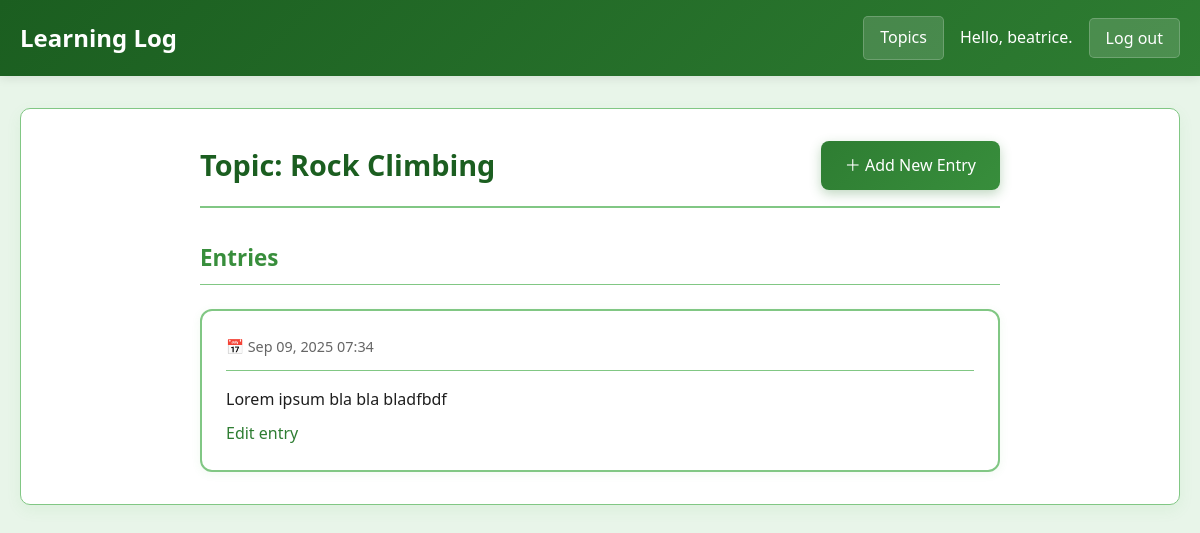
The page /topics/2/ (signed in) on the database its author committed.
### learning_logs/models.py (models this page shows, shortened)
class Topic(models.Model):
    text = models.CharField(max_length=200)
    date_added = models.DateTimeField(auto_now_add=True)
    owner = models.ForeignKey(User, on_delete=models.CASCADE)
    def __str__(self):
        return self.text

class Entry(models.Model):
    topic = models.ForeignKey(Topic, on_delete=models.CASCADE)
    text = models.TextField()
    date_added = models.DateTimeField(auto_now_add=True)
    class Meta:
        verbose_name_plural = 'entries'

### learning_logs/views.py (the view)
# urls.py: path('topics/<int:topic_id>/', views.topic, name='topic'),
@login_required
def topic(request, topic_id):
    topic = Topic.objects.get(id=topic_id)
    if topic.owner != request.user:
        raise Http404
    entries = topic.entry_set.order_by('-date_added')
    context = {'topic': topic, 'entries': entries}
    return render(request, 'learning_logs/topic.html', context)

### templates/learning_logs/topic.html (shortened to what this page needs)
{% extends 'learning_logs/base.html' %}
{% block content %}
    <div class="topic-detail-container">
        <div class="topic-header">
            <h2 class="topic-title">Topic: {{ topic }}</h2>
            <a href="{% url 'learning_logs:new_entry' topic.id %}" class="btn btn-primary">
                ＋ Add New Entry
            </a>
        </div>
        <div class="entries-section">
            <h3 class="section-title">Entries</h3>
            {% if entries %}
                <div class="entries-list">
                    {% for entry in entries %}
                        <div class="entry-card">
                            <div class="entry-header">
                            <span class="entry-date">
                                📅 {{ entry.date_added|date:'M d, Y H:i' }}
                            </span>
                            </div>
                            <div class="entry-content">
                                <p>{{ entry.text|linebreaks }}</p>
                                <p>
                                    <a href="{% url 'learning_logs:edit_entry' entry.id %}">Edit entry</a>
                                </p>
                            </div>
                        </div>
                    {% endfor %}
                </div>
            {% else %}
                <div class="empty-state">
                    <p>There are no entries for this topic yet ¯\_(ツ)_/¯</p>
                    <p class="empty-hint">Click "Add New Entry" to get started!</p>
                </div>
            {% endif %}
        </div>
    </div>
{% endblock content %}

### templates/learning_logs/base.html (shortened to what this page needs)
<!DOCTYPE html>
<html lang="en">
<head>
</head>
<body>
<nav>
    <div class="nav-content">
        <a href="{% url 'learning_logs:index' %}" class="brand">Learning Log</a>
        <div class="nav-links">
            <a href="{% url 'learning_logs:topics' %}">Topics</a>
            {% if user.is_authenticated %}
                <div class="auth-section">
                    <span class="auth-info">Hello, {{ user.username }}.</span>
                    <form action="{% url 'users:logout' %}" method="post" style="margin: 0; display: inline;">
                        <button type="submit" class="nav-button">Log out</button>
                    </form>
                </div>
            {% else %}
                <div class="guest-links">
                    <a href="{% url 'users:register' %}">Register</a>
                    <a href="{% url 'users:login' %}">Log in</a>
                </div>
            {% endif %}
        </div>
    </div>
</nav>
<div class="container">
    <div class="content">
        {% block content %}{% endblock content %}
    </div>
</div>
</body>
</html>

### templates/learning_logs/base.html (style rules this page uses)
:root { --primary: #59c55e; --primary-light: #4CAF50; --secondary: #66df6c; --light: #E8F5E9; --dark: #1c8b23; --accent: #81C784; --text: #1E1E1E; --text-light: #666; }
body { font-family: 'Segoe UI', Tahoma, Geneva, Verdana, sans-serif; line-height: 1.6; margin: 0; padding: 0; background-color: var(--light); color: var(--text); }
.container { max-width: 1200px; margin: 0 auto; padding: 0 20px; }
nav { background: linear-gradient(135deg, var(--dark) 0%, var(--primary) 100%); padding: 1rem 0; margin-bottom: 2rem; box-shadow: 0 2px 10px rgba(30, 30, 30, 0.1); }
.nav-content { display: flex; justify-content: space-between; align-items: center; max-width: 1200px; margin: 0 auto; padding: 0 20px; }
.nav-links { display: flex; gap: 1rem; align-items: center; }
.nav-links a, .nav-button { color: white; text-decoration: none; font-weight: 500; padding: 0.5rem 1rem; border-radius: 5px; transition: background-color 0.3s ease; background: rgba(255, 255, 255, 0.15); border: 1px solid rgba(255, 255, 255, 0.2); cursor: pointer; font-family: inherit; font-size: inherit; }
.brand { color: white; font-size: 1.5rem; font-weight: bold; text-decoration: none; }
.content { background: white; padding: 2rem; border-radius: 10px; box-shadow: 0 5px 15px rgba(76, 175, 80, 0.08); margin-bottom: 2rem; border: 1px solid var(--accent); }
.auth-info { color: white; margin-right: 0.5rem; font-weight: 500; }
.auth-section { display: flex; align-items: center; gap: 0.5rem; }
.btn { background: linear-gradient(135deg, var(--primary) 0%, var(--secondary) 100%); color: white; padding: 0.75rem 2rem; border: none; border-radius: 5px; cursor: pointer; font-size: 1rem; font-weight: 500; transition: transform 0.2s ease, box-shadow 0.2s ease; box-shadow: 0 4px 12px rgba(46, 125, 50, 0.3); }

### templates/learning_logs/topic.html (style rules this page uses)
:root { --primary: #2E7D32; --primary-light: #4CAF50; --secondary: #388E3C; --light: #E8F5E9; --dark: #1B5E20; --accent: #81C784; --text: #1E1E1E; --text-light: #666; }
.topic-detail-container { max-width: 800px; margin: 0 auto; }
.topic-header { display: flex; justify-content: space-between; align-items: center; margin-bottom: 2rem; padding-bottom: 1rem; border-bottom: 2px solid var(--accent); }
.topic-title { color: var(--dark); font-size: 1.8rem; font-weight: 600; margin: 0; }
.section-title { color: var(--secondary); font-size: 1.4rem; margin-bottom: 1.5rem; padding-bottom: 0.5rem; border-bottom: 1px solid var(--accent); }
.entries-list { display: flex; flex-direction: column; gap: 1.5rem; }
.entry-card { background: white; border: 2px solid var(--accent); border-radius: 12px; padding: 1.5rem; box-shadow: 0 2px 10px rgba(76, 175, 80, 0.08); transition: all 0.3s ease; }
.entry-header { display: flex; justify-content: space-between; align-items: center; margin-bottom: 1rem; padding-bottom: 0.75rem; border-bottom: 1px solid var(--accent); }
.entry-date { color: var(--text-light); font-size: 0.9rem; font-weight: 500; }
.entry-content { color: var(--text); line-height: 1.6; }
.entry-content p { margin: 0; }
.entry-content a { color: var(--primary); text-decoration: none; font-weight: 500; transition: color 0.3s ease; }
.btn-primary { background: linear-gradient(135deg, var(--primary) 0%, var(--secondary) 100%); color: white; padding: 0.75rem 1.5rem; text-decoration: none; border-radius: 8px; font-weight: 500; display: inline-flex; align-items: center; gap: 0.5rem; transition: all 0.3s ease; box-shadow: 0 4px 12px rgba(46, 125, 50, 0.3); }
.entry-card { animation: slideIn 0.5s ease forwards; }
.entry-card:nth-child(1) { animation-delay: 0.1s; }
.entry-content { font-size: 1rem; color: var(--text); }
.entry-content p { margin-bottom: 0.5rem; }
.entry-content p:last-child { margin-bottom: 0; }

### rows shown on the page
Topic: text "Rock Climbing"
Entry: date_added "Sep 09, 2025 07:34", text "Lorem ipsum bla bla bladfbdf"

### other values the page prints
{{ user.username }} "beatrice"
